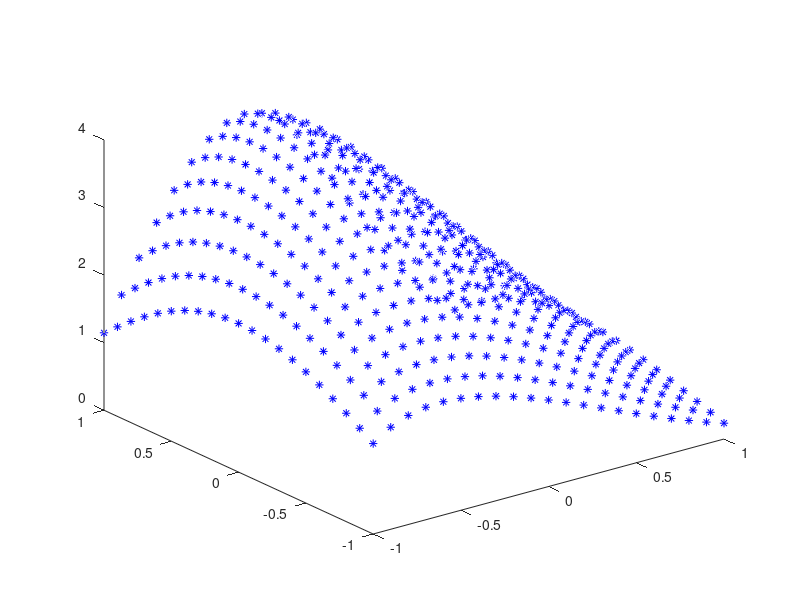

Write the MATLAB code that produced this figure.
clear all;
close all;
clc

h = 0.66; hk= 0; a = 1; a_prime = 2; t = 3;

%     hk =0; %For simplicity in the beginning, I am not involving hk
%     i = 0; %iteration keeper
%     act_range = [t+h-0.5, t+h+0.5]; %Actuator stroke length, "t+h" is assumed to be the mid-position of the actuator
%     quality = 0; %initializing the value to calculate quality for each loop
%     c_qual = 0; %initializing the value to calculate cumulative quality 
min_v = 1;
    for alpha = -1 : 0.1 :1
        for beta = -1 :0.1 :1
            %Singularity check
            val = cos(beta)^2*sin(alpha)^2*a*h*hk*t-cos(beta)^2*sin(alpha)*cos(alpha)*a_prime*h*t^2+cos(beta)^2*sin(alpha)*cos(alpha)*h*hk*t^2+sin(beta)*sin(alpha)*cos(alpha)*a*a_prime*h*t-sin(beta)*sin(alpha)*cos(alpha)*a*h*hk*t-cos(beta)*sin(beta)*cos(alpha)^2*a*a_prime*hk*t+cos(beta)*sin(beta)*sin(alpha)*a*a_prime*h*t+cos(beta)*sin(beta)*sin(alpha)*a*h*hk*t-cos(beta)*sin(beta)*sin(alpha)^2*a*a_prime*hk*t+cos(beta)^2*cos(alpha)*a^2*h^2+cos(beta)*cos(alpha)^2*a_prime^2*t^2-cos(beta)*cos(alpha)^2*hk^2*t^2-sin(beta)*sin(alpha)*a^2*a_prime^2-sin(beta)*cos(alpha)*a*a_prime^2*t+sin(beta)*cos(alpha)^2*a_prime*h*t^2-sin(beta)*cos(alpha)^2*h*hk*t^2+cos(beta)*sin(alpha)*a^2*a_prime*h-cos(beta)^2*sin(alpha)*a*h^2*t+sin(beta)^2*cos(alpha)*a^2*a_prime*hk+cos(beta)^2*cos(alpha)^2*a*a_prime*h*t+cos(beta)*sin(beta)*sin(alpha)^2*a*h^2*t+cos(beta)*sin(beta)*cos(alpha)^2*a*h^2*t-sin(beta)^2*sin(alpha)^2*a*a_prime*h*t-sin(beta)^2*sin(alpha)*cos(alpha)*a_prime*h*t^2+sin(beta)^2*sin(alpha)*cos(alpha)*h*hk*t^2-sin(beta)^2*cos(alpha)^2*a*h*hk*t-cos(beta)*sin(beta)*cos(alpha)*a^2*a_prime*h-cos(beta)*sin(beta)*cos(alpha)*a^2*h*hk+cos(beta)*sin(alpha)*cos(alpha)*a*a_prime^2*t-cos(beta)*sin(alpha)*cos(alpha)*a*hk^2*t-sin(beta)^2*sin(alpha)*a*a_prime*hk*t+cos(beta)*cos(alpha)*a*a_prime*h*t;
            val_den = sqrt(2*cos(beta)*cos(alpha)*h*t-2*sin(beta)*cos(alpha)*a_prime*t-2*cos(beta)*a*a_prime-2*sin(beta)*a*h+2*sin(alpha)*hk*t+a^2+a_prime^2+h^2+hk^2+t^2)*sqrt(2*cos(beta)*sin(alpha)*a*h+2*cos(beta)*cos(alpha)*h*t-2*sin(beta)*sin(alpha)*a*hk-2*sin(beta)*cos(alpha)*hk*t+2*sin(alpha)*a_prime*t-2*cos(alpha)*a*a_prime+a^2+a_prime^2+h^2+hk^2+t^2);
            
            plot3(alpha,beta, (val/val_den), '*b');
            hold on;
           if abs(val/val_den) < min_v
               min_v = abs(val/val_den);
           end
        end
    end